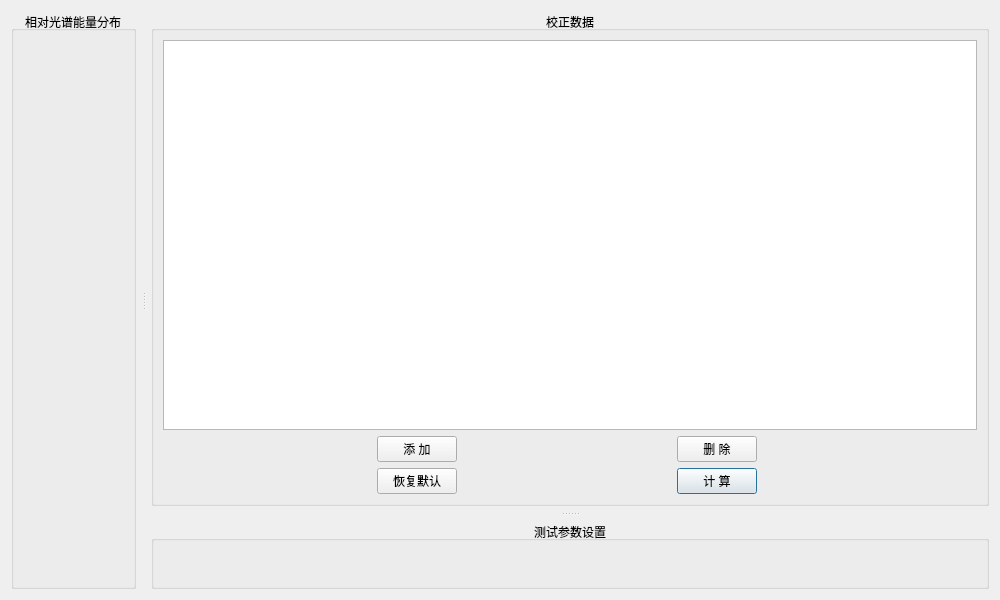
<?xml version="1.0" encoding="UTF-8"?>
<ui version="4.0">
 <class>HAdjustEditDialog</class>
 <widget class="QDialog" name="HAdjustEditDialog">
  <property name="geometry">
   <rect>
    <x>0</x>
    <y>0</y>
    <width>1000</width>
    <height>600</height>
   </rect>
  </property>
  <property name="windowTitle">
   <string>Dialog</string>
  </property>
  <layout class="QGridLayout" name="gridLayout_4">
   <item row="0" column="0" colspan="3">
    <widget class="QSplitter" name="splitter_2">
     <property name="orientation">
      <enum>Qt::Horizontal</enum>
     </property>
     <property name="handleWidth">
      <number>15</number>
     </property>
     <widget class="QGroupBox" name="groupBox_1">
      <property name="title">
       <string>相对光谱能量分布</string>
      </property>
      <property name="alignment">
       <set>Qt::AlignCenter</set>
      </property>
      <layout class="QGridLayout" name="gridLayout"/>
     </widget>
     <widget class="QSplitter" name="splitter_1">
      <property name="orientation">
       <enum>Qt::Vertical</enum>
      </property>
      <property name="handleWidth">
       <number>15</number>
      </property>
      <widget class="QGroupBox" name="groupBox_2">
       <property name="minimumSize">
        <size>
         <width>350</width>
         <height>0</height>
        </size>
       </property>
       <property name="title">
        <string>校正数据</string>
       </property>
       <property name="alignment">
        <set>Qt::AlignCenter</set>
       </property>
       <layout class="QGridLayout" name="gridLayout_2">
        <item row="2" column="3">
         <widget class="QPushButton" name="pushButton_4">
          <property name="text">
           <string>计 算</string>
          </property>
         </widget>
        </item>
        <item row="1" column="1">
         <widget class="QPushButton" name="pushButton_1">
          <property name="text">
           <string>添 加</string>
          </property>
         </widget>
        </item>
        <item row="0" column="0" colspan="6">
         <widget class="HEntireTableWidget" name="tableWidget"/>
        </item>
        <item row="1" column="3">
         <widget class="QPushButton" name="pushButton_2">
          <property name="text">
           <string>删 除</string>
          </property>
         </widget>
        </item>
        <item row="1" column="2" rowspan="2">
         <spacer name="horizontalSpacer_2">
          <property name="orientation">
           <enum>Qt::Horizontal</enum>
          </property>
          <property name="sizeHint" stdset="0">
           <size>
            <width>20</width>
            <height>20</height>
           </size>
          </property>
         </spacer>
        </item>
        <item row="2" column="1">
         <widget class="QPushButton" name="pushButton_3">
          <property name="text">
           <string>恢复默认</string>
          </property>
          <property name="autoDefault">
           <bool>false</bool>
          </property>
         </widget>
        </item>
        <item row="1" column="0" rowspan="2">
         <spacer name="horizontalSpacer_1">
          <property name="orientation">
           <enum>Qt::Horizontal</enum>
          </property>
          <property name="sizeHint" stdset="0">
           <size>
            <width>0</width>
            <height>20</height>
           </size>
          </property>
         </spacer>
        </item>
        <item row="1" column="5" rowspan="2">
         <spacer name="horizontalSpacer_9">
          <property name="orientation">
           <enum>Qt::Horizontal</enum>
          </property>
          <property name="sizeHint" stdset="0">
           <size>
            <width>0</width>
            <height>20</height>
           </size>
          </property>
         </spacer>
        </item>
       </layout>
      </widget>
      <widget class="QGroupBox" name="groupBox_3">
       <property name="title">
        <string>测试参数设置</string>
       </property>
       <property name="alignment">
        <set>Qt::AlignCenter</set>
       </property>
       <layout class="QGridLayout" name="gridLayout_3" columnstretch="0"/>
      </widget>
     </widget>
    </widget>
   </item>
  </layout>
 </widget>
 <customwidgets>
  <customwidget>
   <class>HEntireTableWidget</class>
   <extends>QTableWidget</extends>
   <header>HePlugin/HEntireTableWidget.h</header>
  </customwidget>
 </customwidgets>
 <tabstops>
  <tabstop>tableWidget</tabstop>
  <tabstop>pushButton_1</tabstop>
  <tabstop>pushButton_2</tabstop>
  <tabstop>pushButton_3</tabstop>
  <tabstop>pushButton_4</tabstop>
 </tabstops>
 <resources/>
 <connections/>
</ui>
